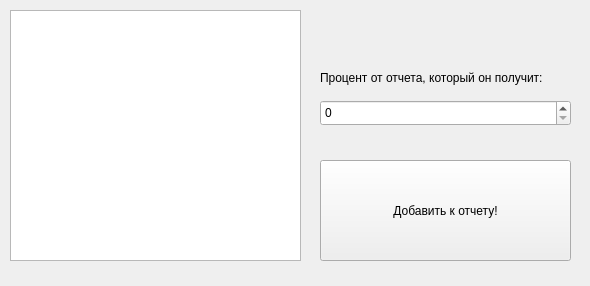
<?xml version="1.0" encoding="UTF-8"?>
<ui version="4.0">
 <class>Form</class>
 <widget class="QWidget" name="Form">
  <property name="geometry">
   <rect>
    <x>0</x>
    <y>0</y>
    <width>590</width>
    <height>286</height>
   </rect>
  </property>
  <property name="minimumSize">
   <size>
    <width>590</width>
    <height>286</height>
   </size>
  </property>
  <property name="maximumSize">
   <size>
    <width>590</width>
    <height>286</height>
   </size>
  </property>
  <property name="windowTitle">
   <string>Form</string>
  </property>
  <widget class="QLabel" name="label">
   <property name="geometry">
    <rect>
     <x>320</x>
     <y>70</y>
     <width>261</width>
     <height>16</height>
    </rect>
   </property>
   <property name="text">
    <string>Процент от отчета, который он получит:</string>
   </property>
  </widget>
  <widget class="QSpinBox" name="spinBox">
   <property name="geometry">
    <rect>
     <x>320</x>
     <y>100</y>
     <width>251</width>
     <height>26</height>
    </rect>
   </property>
   <property name="maximum">
    <number>100</number>
   </property>
  </widget>
  <widget class="QPushButton" name="pushButton">
   <property name="geometry">
    <rect>
     <x>320</x>
     <y>160</y>
     <width>251</width>
     <height>101</height>
    </rect>
   </property>
   <property name="text">
    <string>Добавить к отчету!</string>
   </property>
  </widget>
  <widget class="QTableView" name="employeeTable">
   <property name="geometry">
    <rect>
     <x>10</x>
     <y>10</y>
     <width>291</width>
     <height>251</height>
    </rect>
   </property>
   <property name="selectionMode">
    <enum>QAbstractItemView::SingleSelection</enum>
   </property>
   <property name="selectionBehavior">
    <enum>QAbstractItemView::SelectRows</enum>
   </property>
  </widget>
 </widget>
 <resources/>
 <connections>
  <connection>
   <sender>pushButton</sender>
   <signal>clicked()</signal>
   <receiver>Form</receiver>
   <slot>addEmployee()</slot>
   <hints>
    <hint type="sourcelabel">
     <x>410</x>
     <y>229</y>
    </hint>
    <hint type="destinationlabel">
     <x>312</x>
     <y>147</y>
    </hint>
   </hints>
  </connection>
 </connections>
 <slots>
  <slot>addEmployee()</slot>
 </slots>
</ui>
